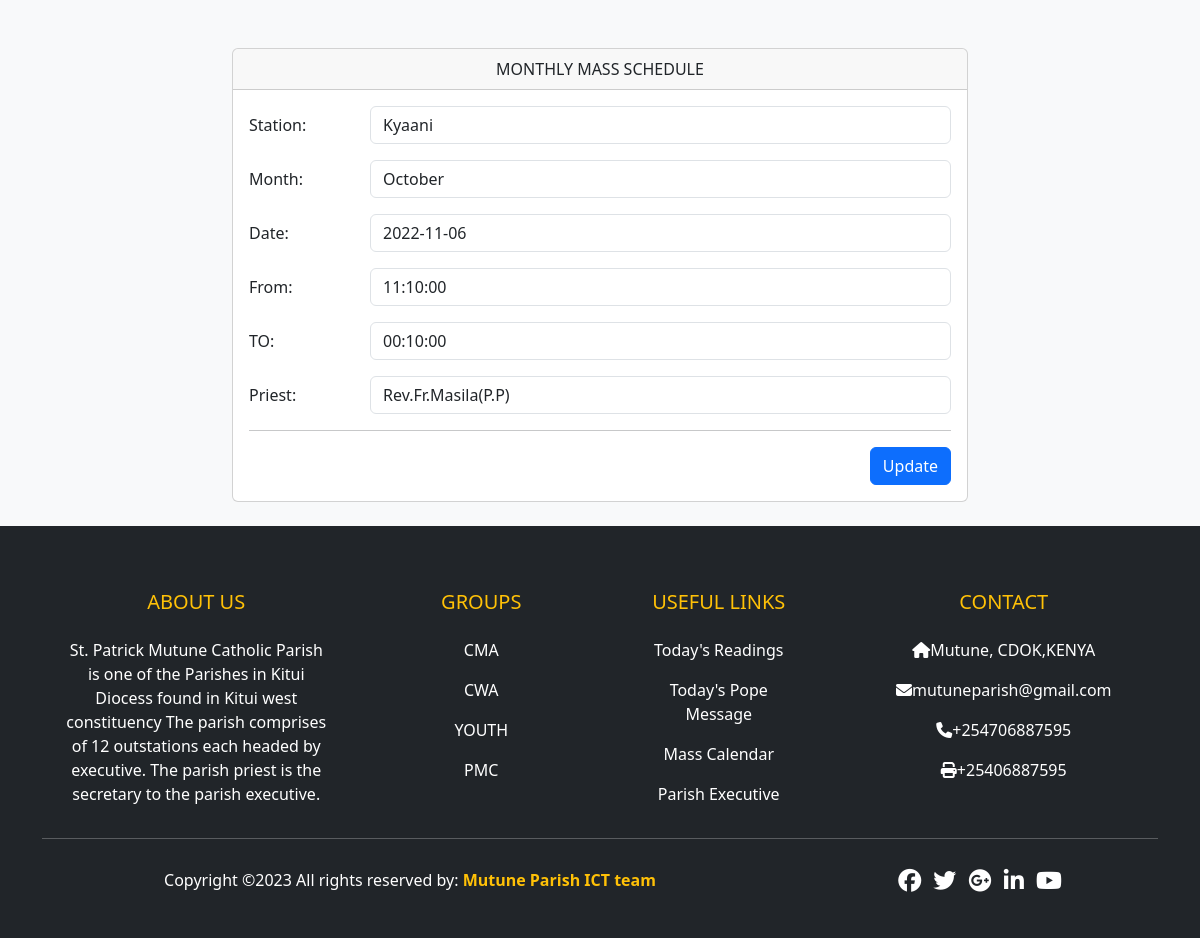
Page /massTable.php?updateid=1 on the committed database.
### tables this page shows
CREATE TABLE `mass_schedule` (
  `id` int(11) NOT NULL,
  `station` varchar(100) NOT NULL,
  `mass_month` varchar(100) NOT NULL,
  `mass_date` date NOT NULL,
  `mass_from` time NOT NULL,
  `mass_to` time NOT NULL,
  `priest` varchar(100) NOT NULL
);

### massTable.php (the view, shortened to what this page needs)
<?php
include("../partials/dbConnection.php");
$id = $_GET["updateid"];
$sql= "SELECT * FROM mass_schedule WHERE id=$id";
$result = mysqli_query($con,$sql);
$row=mysqli_fetch_assoc($result);
    $station = $row['station'];
    $mass_month= $row['mass_month'];
    $mass_date = $row['mass_date'];
    $mass_from = $row['mass_from'];
    $mass_to= $row['mass_to'];
    $priest = $row['priest'];
?>
<!DOCTYPE html>
<html lang="en">
<head>
    <link rel="stylesheet" href="../css/bootstrap.css">
    <link rel="stylesheet" href="../js/bootstrap.js">
    <link rel="stylesheet" href="../fonts/css/all.css">
</head>
<body class="bg-light">
<div class="container">
<div class="row justify-content-center">
<div class="col-md-8">
<div class="card mt-5">
<div class="card-header text-center">MONTHLY MASS SCHEDULE</div>
<div class="card-body">
<form action="massTable.php" method="post">
<div class="form-group">
<div class="row mb-3">
    <label class="col-sm-2 col-form-label">Station:</label>
    <div class="col-sm-10">
    <input type="text" name="station" class="form-control" value= <?php echo $station;?>>
    </div>
</div>
<div class="row mb-3">
    <label class="col-sm-2 col-form-label">Month:</label>
    <div class="col-sm-10">
    <input type="text" name="month" class="form-control" value= <?php echo $mass_month;?>>
    </div>
</div>
<div class="row mb-3">
    <label class="col-sm-2 col-form-label">Date:</label>
    <div class="col-sm-10">
    <input type="text" name="date" class="form-control" value= <?php echo $mass_date;?>>
    </div>
</div>
<div class="row mb-3">
    <label class="col-sm-2 col-form-label">From:</label>
    <div class="col-sm-10">
    <input type="text" name="from"class="form-control" value= <?php echo $mass_from;?>>
    </div>
</div>
<div class="row mb-3">
    <label class="col-sm-2 col-form-label">TO:</label>
    <div class="col-sm-10">
    <input type="text" name="to"class="form-control" value= <?php echo $mass_to;?>>
</div>
</div>
<div class="row mb-3">
    <label class="col-sm-2 col-form-label">Priest:</label>
    <div class="col-sm-10">
   <input type="text" name="priest" class="form-control" value=<?php echo $priest;?>>
    </div>
</div>
</div>
<hr>
<div> <input type="submit" name="submit" id="submit" class="btn btn-primary" style="float:right;" value="Update"></div>
</form>
</div>
</div>
</div>
</div>
</div><br>
<?php
    include("../partials/footer.php");
    ?>
</body>
</html>

### rows in the picture
mass_schedule: station "Kyaani", month "October", date "2022-11-06", from "11:10:00", to "00:10:00", priest "Rev.Fr.Masila(P.P)"
